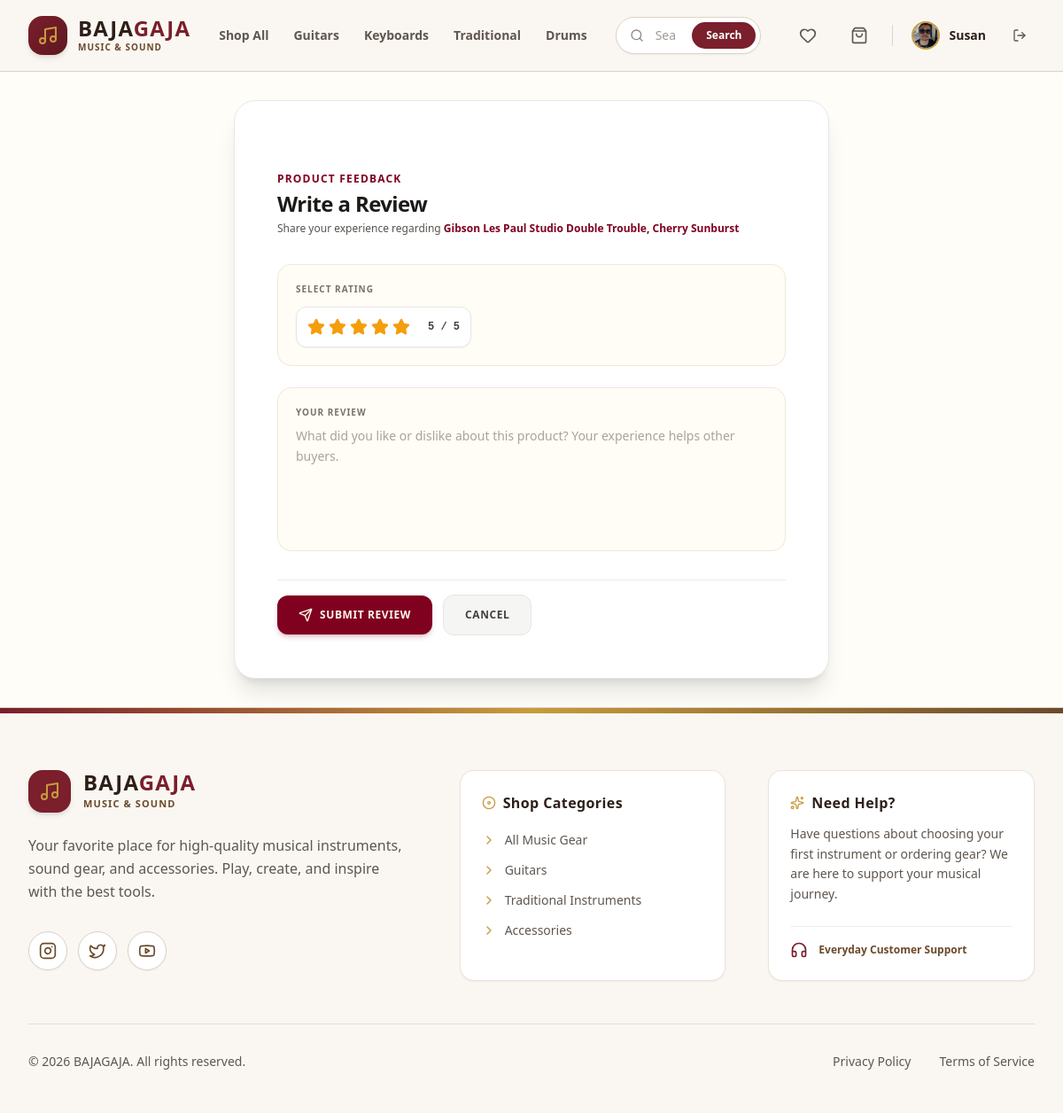
The app's page /review/add/1/ (signed in) with its own data.
### bg_app/models.py (models this page shows, shortened)
class User(AbstractUser):
    phone = models.CharField(max_length=20, blank=True)
    address = models.TextField(blank=True)
    profile_picture = models.ImageField(upload_to='images/user/', blank=True, null=True)

class Product(models.Model):
    class Category(models.TextChoices):
        GUITARS = 'guitars', 'Guitars & Basses'
        KEYBOARDS = 'keyboards', 'Keyboards & Synthesizers'
        DRUMS = 'drums', 'Drums & Percussion'
        TRADITIONAL = 'traditional', 'Traditional & Folk'
        WIND = 'wind', 'Wind & Brass'
        STUDIO = 'studio', 'Studio & Recording'
        AMPS_EFFECTS = 'amps_effects', 'Amps & Effect Pedals'
        ACCESSORIES = 'accessories', 'Accessories & Cables'
    class Condition(models.TextChoices):
        NEW = 'new', 'Brand New (Sealed)'
        REFURBISHED = 'refurbished', 'Factory Refurbished'
        USED = 'used', 'Pre-Owned / Good'
    brand = models.ForeignKey(Brand, on_delete=models.SET_NULL, null=True, related_name='products')
    name = models.CharField(max_length=255)
    category = models.CharField(max_length=20, choices=Category.choices)
    condition = models.CharField(max_length=20, choices=Condition.choices, default=Condition.NEW)
    description = models.TextField()
    price = models.DecimalField(max_digits=10, decimal_places=2)
    stock = models.PositiveIntegerField(default=0)
    product_image = models.ImageField(upload_to='images/products/')
    sku = models.CharField(max_length=100, unique=True, blank=True, null=True)
    is_active = models.BooleanField(default=True)
    created_at = models.DateTimeField(auto_now_add=True)

### bg_app/views/reviews_view.py (the view, shortened to what this page needs)
# urls.py: path('review/add/<int:product_id>/', add_review_view, name='add_review'),
@login_required
def add_review_view(request, product_id):
    product = Product.objects.get(id=product_id)
    if request.user.is_staff:
        messages.error(request, "Staff members cannot add reviews.")
        return redirect('/products/')
    if not product:
        messages.error(request, "Product not found.")
        return redirect('/products/')
    if Review.objects.filter(customer=request.user, product=product).exists():
        messages.error(request, "You have already reviewed this product.")
        return redirect(f'/products/{product_id}/')
    errors = {}
    return render(request, 'main/add_review_page.html', {'product': product})

### bg_app/templates/main/add_review_page.html (shortened to what this page needs)
<!DOCTYPE html>
<html lang="en">
<head>
    {% load static %}
    <link href="{% static 'css/styles.css' %}" rel="stylesheet" />
</head>
<body class="bg-amber-50/30 text-stone-900 font-sans min-h-screen flex flex-col">
    {% include 'components/_navbar.html' %}
    <main class="flex-grow flex items-center justify-center p-4 sm:p-6 lg:p-8">
        <form method="POST" class="w-full max-w-2xl bg-white border border-amber-900/15 rounded-3xl overflow-hidden shadow-xl p-8 lg:p-12 space-y-8">
            <div>
                <h2 class="text-xs font-bold uppercase tracking-widest text-[#800020] mb-1">Product Feedback</h2>
                <p class="text-2xl font-black text-stone-900 tracking-tight">Write a Review</p>
                <p class="text-xs text-stone-600 mt-1 font-medium">Share your experience regarding <span class="text-[#800020] font-bold">{{ product.name }}</span></p>
            </div>
            <div class="space-y-6">
                <div class="bg-amber-50/50 border border-amber-900/10 p-5 rounded-2xl">
                    <label class="text-[10px] font-extrabold uppercase tracking-widest text-stone-500 block mb-3">Select Rating</label>
                    <div class="flex items-center gap-3 bg-white border border-amber-900/15 p-3 rounded-xl inline-flex shadow-sm">
                        <div class="flex items-center gap-1">
                            <button type="button" data-star="1" class="star-btn text-amber-500 hover:scale-110 transition-transform focus:outline-none">
                                <i data-lucide="star" class="w-5 h-5 fill-current"></i>
                            </button>
                            <button type="button" data-star="2" class="star-btn text-amber-500 hover:scale-110 transition-transform focus:outline-none">
                                <i data-lucide="star" class="w-5 h-5 fill-current"></i>
                            </button>
                            <button type="button" data-star="3" class="star-btn text-amber-500 hover:scale-110 transition-transform focus:outline-none">
                                <i data-lucide="star" class="w-5 h-5 fill-current"></i>
                            </button>
                            <button type="button" data-star="4" class="star-btn text-amber-500 hover:scale-110 transition-transform focus:outline-none">
                                <i data-lucide="star" class="w-5 h-5 fill-current"></i>
                            </button>
                            <button type="button" data-star="5" class="star-btn text-amber-500 hover:scale-110 transition-transform focus:outline-none">
                                <i data-lucide="star" class="w-5 h-5 fill-current"></i>
                            </button>
                        </div>
                        <span id="rating_display" class="text-xs font-mono font-bold text-stone-700 ml-2">5 / 5</span>
                    </div>
                </div>
                <div class="bg-amber-50/50 border border-amber-900/10 p-5 rounded-2xl focus-within:border-[#800020] focus-within:bg-white transition-all">
                    <label class="text-[10px] font-extrabold uppercase tracking-widest text-stone-500 block mb-2">Your Review</label>
                    <textarea id="id_comment" name="comment" rows="5" placeholder="What did you like or dislike about this product? Your experience helps other buyers." class="w-full bg-transparent text-sm font-medium text-stone-800 focus:outline-none placeholder-stone-400 resize-none leading-relaxed">{{ data.comment|default:'' }}</textarea>
                </div>
            </div>
            <div class="flex items-center gap-3 pt-4 border-t border-amber-900/10">
                <button type="submit" class="flex-grow sm:flex-none bg-[#800020] hover:bg-[#600018] text-amber-50 font-bold py-3.5 px-6 rounded-xl transition-all flex items-center justify-center gap-2 text-xs uppercase tracking-wider shadow-md shadow-[#800020]/20">
                    <i data-lucide="send" class="w-4 h-4"></i>
                    Submit Review
                </button>
                <a href="javascript:history.back()" class="flex-grow sm:flex-none bg-stone-100 hover:bg-stone-200 text-stone-700 font-bold py-3.5 px-6 rounded-xl transition-all flex items-center justify-center gap-2 text-xs uppercase tracking-wider border border-stone-200">
                    Cancel
                </a>
            </div>
        </form>
    </main>
    {% include 'components/_footer.html' %}
</body>
</html>

### bg_app/templates/components/_navbar.html (shortened to what this page needs)
<header class="sticky top-0 z-50 bg-[#FAF7F2]/95 backdrop-blur-lg border-b border-[#DDD2C5] font-sans">
  <div class="max-w-7xl mx-auto px-4 sm:px-6 lg:px-8">
    <div class="flex items-center justify-between h-20 gap-4 lg:gap-8">
      <div class="flex items-center gap-8">
        <a href="/" class="flex items-center gap-3 group shrink-0">
          <div class="w-11 h-11 rounded-2xl bg-gradient-to-br from-[#7A1F2B] to-[#5E1721] text-[#FFFFFF] flex items-center justify-center shadow-md group-hover:scale-105 transition-all duration-300">
            <i data-lucide="music" class="w-6 h-6 text-[#C89B3C]"></i>
          </div>
          <div class="flex flex-col">
            <span class="text-2xl font-black tracking-wider text-[#2D1F18] leading-none">BAJA<span class="text-[#7A1F2B]">GAJA</span></span>
            <span class="text-[10px] font-bold text-[#6B4A2B] tracking-widest uppercase mt-0.5">Music & Sound</span>
          </div>
        </a>
        <nav class="hidden md:flex items-center gap-7 text-sm font-semibold text-[#5F564F]">
          <a href="/products/" class="hover:text-[#7A1F2B] transition-all py-1 relative after:absolute after:bottom-0 after:left-0 after:w-0 after:h-0.5 after:bg-[#7A1F2B] hover:after:w-full after:transition-all">Shop All</a>
          <a href="/products/?category=guitars" class="hover:text-[#7A1F2B] transition-all py-1 relative after:absolute after:bottom-0 after:left-0 after:w-0 after:h-0.5 after:bg-[#7A1F2B] hover:after:w-full after:transition-all">Guitars</a>
          <a href="/products/?category=keyboards" class="hover:text-[#7A1F2B] transition-all py-1 relative after:absolute after:bottom-0 after:left-0 after:w-0 after:h-0.5 after:bg-[#7A1F2B] hover:after:w-full after:transition-all">Keyboards</a>
          <a href="/products/?category=traditional" class="hover:text-[#7A1F2B] transition-all py-1 relative after:absolute after:bottom-0 after:left-0 after:w-0 after:h-0.5 after:bg-[#7A1F2B] hover:after:w-full after:transition-all">Traditional</a>
          <a href="/products/?category=drums" class="hover:text-[#7A1F2B] transition-all py-1 relative after:absolute after:bottom-0 after:left-0 after:w-0 after:h-0.5 after:bg-[#7A1F2B] hover:after:w-full after:transition-all">Drums</a>
        </nav>
      </div>
      <div class="flex-1 max-w-md hidden sm:block">
        <form action="/products/" method="GET" class="relative group">
          <input type="text" name="search" value="{{ request.GET.search }}" placeholder="Search instruments, gear..."
            class="w-full bg-[#FFFFFF] border border-[#DDD2C5] rounded-full pl-11 pr-24 py-2.5 text-sm text-[#2D1F18] placeholder-[#5F564F]/60 focus:outline-none focus:border-[#7A1F2B] focus:ring-2 focus:ring-[#7A1F2B]/20 shadow-sm transition-all">
          <div class="absolute inset-y-0 left-0 pl-4 flex items-center pointer-events-none text-[#5F564F]/70 group-focus-within:text-[#7A1F2B]">
          </div>
          <button type="submit" class="absolute inset-y-1.5 right-1.5 px-4 bg-[#7A1F2B] hover:bg-[#5E1721] text-[#FFFFFF] text-xs font-semibold rounded-full flex items-center justify-center transition-all shadow-sm">
            Search
          </button>
        </form>
      </div>
      <div class="flex items-center gap-3 sm:gap-4">
        {% if user.is_authenticated and not user.is_staff %}
          <a href="/wishlist/" class="p-2.5 text-[#5F564F] hover:text-[#7A1F2B] hover:bg-[#FFFFFF] rounded-full border border-transparent hover:border-[#DDD2C5] transition-all relative shadow-none hover:shadow-sm" title="Wishlist">
            <i data-lucide="heart" class="w-5 h-5"></i>
          </a>
          <a href="/cart/" class="p-2.5 text-[#5F564F] hover:text-[#7A1F2B] hover:bg-[#FFFFFF] rounded-full border border-transparent hover:border-[#DDD2C5] transition-all relative shadow-none hover:shadow-sm" title="Shopping Cart">
            <i data-lucide="shopping-bag" class="w-5 h-5"></i>
          </a>
        {% endif %}
        {% if user.is_authenticated %}
          <div class="flex items-center gap-2">
            <a href="/profile/" class="flex items-center gap-2.5 group p-1 pr-3 rounded-full hover:bg-[#FFFFFF] transition-all border border-transparent hover:border-[#DDD2C5]">
              {% if user.profile_picture %}
                <img src="{{ user.profile_picture.url }}" alt="Profile" class="w-8 h-8 rounded-full object-cover border-2 border-[#C89B3C]">
              {% else %}
                <div class="w-8 h-8 rounded-full bg-[#FAF7F2] border-2 border-[#C89B3C] flex items-center justify-center text-[#7A1F2B]">
                  <i data-lucide="user" class="w-4 h-4"></i>
                </div>
              {% endif %}
              <span class="text-sm font-semibold hidden lg:block text-[#2D1F18] group-hover:text-[#7A1F2B] transition-colors">{{ user.username }}</span>
            </a>
            <form action="/logout/" method="POST" class="inline">
              <button type="submit" class="p-2 text-[#5F564F] hover:text-[#B4473A] hover:bg-[#FFFFFF] rounded-full border border-transparent hover:border-[#DDD2C5] transition-colors" title="Log Out">
                <i data-lucide="log-out" class="w-4 h-4"></i>
              </button>
            </form>
          </div>
        {% endif %}
      </div>
    </div>
  </div>
</header>

### records on screen
User: profile_picture (picture), username "Susan"
Product: name "Gibson Les Paul Studio Double Trouble, Cherry Sunburst"
